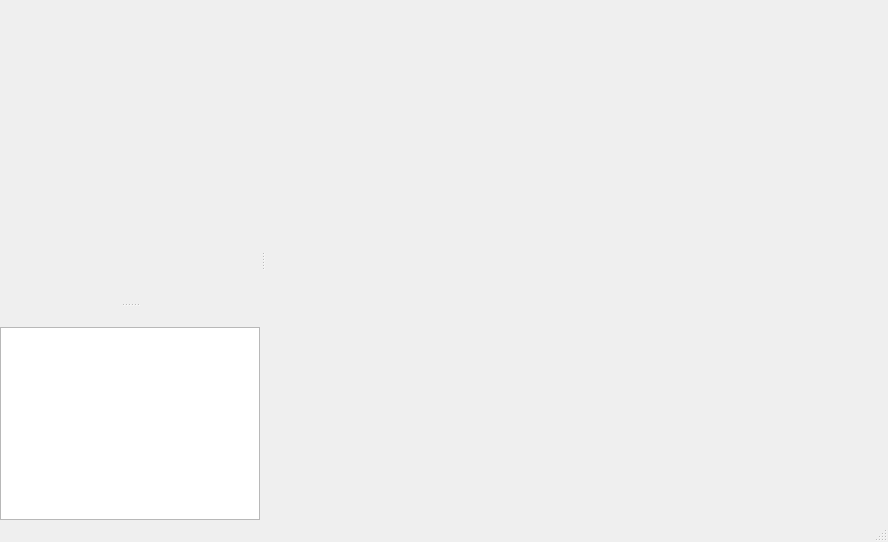
<?xml version="1.0" encoding="UTF-8"?>
<ui version="4.0">
 <class>EditorClass</class>
 <widget class="QMainWindow" name="EditorClass">
  <property name="geometry">
   <rect>
    <x>0</x>
    <y>0</y>
    <width>888</width>
    <height>542</height>
   </rect>
  </property>
  <property name="windowTitle">
   <string>Editor</string>
  </property>
  <property name="styleSheet">
   <string notr="true"/>
  </property>
  <widget class="QWidget" name="centralWidget">
   <layout class="QVBoxLayout" name="verticalLayout_2">
    <item>
     <widget class="CGameWidget" name="widgetGame" native="true">
      <property name="minimumSize">
       <size>
        <width>480</width>
        <height>400</height>
       </size>
      </property>
      <property name="whatsThis">
       <string/>
      </property>
     </widget>
    </item>
   </layout>
  </widget>
  <widget class="QMenuBar" name="menuBar">
   <property name="geometry">
    <rect>
     <x>0</x>
     <y>0</y>
     <width>888</width>
     <height>21</height>
    </rect>
   </property>
  </widget>
  <widget class="QStatusBar" name="statusBar">
   <property name="sizeGripEnabled">
    <bool>true</bool>
   </property>
  </widget>
  <widget class="QDockWidget" name="dockWidget_3">
   <property name="minimumSize">
    <size>
     <width>260</width>
     <height>300</height>
    </size>
   </property>
   <property name="styleSheet">
    <string notr="true"/>
   </property>
   <property name="floating">
    <bool>false</bool>
   </property>
   <property name="features">
    <set>QDockWidget::DockWidgetMovable</set>
   </property>
   <property name="allowedAreas">
    <set>Qt::AllDockWidgetAreas</set>
   </property>
   <attribute name="dockWidgetArea">
    <number>1</number>
   </attribute>
   <widget class="QWidget" name="dockWidgetContents_3">
    <layout class="QHBoxLayout" name="horizontalLayout">
     <property name="spacing">
      <number>0</number>
     </property>
     <property name="margin">
      <number>0</number>
     </property>
     <item>
      <widget class="CPropertyBrowserWidget" name="widgetPropertyBrowser" native="true"/>
     </item>
    </layout>
   </widget>
  </widget>
  <widget class="QDockWidget" name="dockWidget_4">
   <property name="minimumSize">
    <size>
     <width>160</width>
     <height>200</height>
    </size>
   </property>
   <property name="features">
    <set>QDockWidget::DockWidgetMovable</set>
   </property>
   <attribute name="dockWidgetArea">
    <number>1</number>
   </attribute>
   <widget class="QWidget" name="dockWidgetContents_4">
    <layout class="QVBoxLayout" name="verticalLayout">
     <property name="spacing">
      <number>0</number>
     </property>
     <property name="margin">
      <number>0</number>
     </property>
     <item>
      <widget class="QListWidget" name="widgetListObj"/>
     </item>
    </layout>
   </widget>
  </widget>
 </widget>
 <layoutdefault spacing="6" margin="11"/>
 <customwidgets>
  <customwidget>
   <class>CPropertyBrowserWidget</class>
   <extends>QWidget</extends>
   <header>propertybrowserwidget.h</header>
   <container>1</container>
  </customwidget>
  <customwidget>
   <class>CGameWidget</class>
   <extends>QWidget</extends>
   <header>gamewidget.h</header>
   <container>1</container>
  </customwidget>
 </customwidgets>
 <resources>
  <include location="editor.qrc"/>
 </resources>
 <connections/>
</ui>
